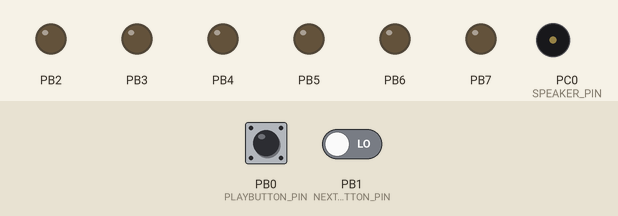
The program below on a simulated ATmega328P, built with avr-gcc and emulated at 8 MHz. Shown: output pins drawn as LEDs (lit = HIGH), buzzer (waves = sounding). The test bench sets the inputs (shaded band); at power-on: PB0 (PLAYBUTTON_PIN) LOW, PB1 (NEXTBUTTON_PIN) LOW. Pins used as bus, display or sensor lines are not drawn.

Above: at 1.2 s.
1.3 s: PB0 (PLAYBUTTON_PIN) pulled HIGH for 3.2 s
At 5.1 s:
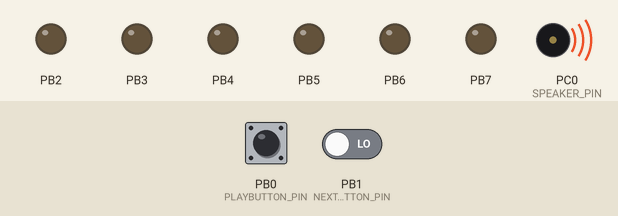
6.0 s: PB0 (PLAYBUTTON_PIN) pulled HIGH for 0.15 s
7.6 s: PB0 (PLAYBUTTON_PIN) pulled HIGH for 1 s
At 9.3 s:
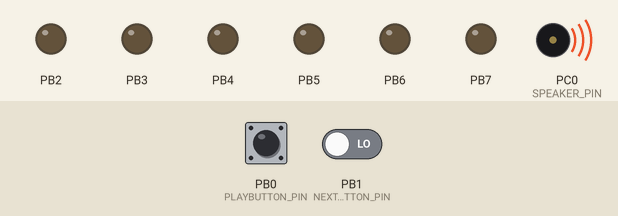
Timing chart, 0 to 16.1 s (numbered marks = the images above; inputs shaded):
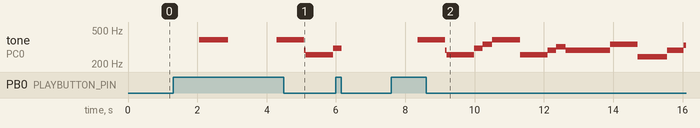

The program:

main.c
```c
/*
 * buzzer.c
 *
 * Created: 11-May-21 12:19:54 PM
 * Author : Tilan
 */

# define F_CPU 8000000UL
#include <avr/io.h>
#define __DELAY_BACKWARD_COMPATIBLE__
#include <util/delay.h>
#include "music_notations.h"
#include "Functions.h"


// number of notes of each melody notations
int sizeofgot = sizeof(GOT)/sizeof(GOT[0]);
int sizeofpirates = sizeof(Pirates)/sizeof(Pirates[0]);
int sizeofstarwars = sizeof(StarWars)/sizeof(StarWars[0]);
int sizeofcoffindance = sizeof(CoffinDance)/sizeof(CoffinDance[0]);
int sizeoftakeonme = sizeof(TakeOnMe)/sizeof(TakeOnMe[0]);

int main(void)
{
	// declaring portB pin 6 & 7 as inputs
	DDRB= 0b11111100;


	while (1)
	 {
		 // selecting the melody that want to play
		 NextMelody();
		 // check whether the play button is pressed. if so, play the selected melody
		 if ( BUTTON_PIN & (1<<PLAYBUTTON_PIN)){
			_delay_ms(debouncing_delay);
			if (selectedmelody == 0){
				 playthemelody(GOT, GOTDurations, sizeofgot);
		    }
			else if (selectedmelody == 1){
				 playthemelody(Pirates, PiratesDurations, sizeofpirates);
			}
			else if (selectedmelody == 2){
				 playthemelody(StarWars, StarWarsDurations, sizeofstarwars);
			}
			else if (selectedmelody == 3){
				 playthemelody(CoffinDance, CoffinDanceDurations, sizeofcoffindance);
		    }
			else if (selectedmelody == 4){
				 playthemelody(TakeOnMe, TakeOnMeDurations, sizeoftakeonme);
			}
		}
	}
}
```

Functions.h
```c
/*
 * IncFile1.h
 *
 * Created: 23-May-21 11:55:14 AM
 *  Author: Acer
 */


#ifndef INCFILE1_H_
#define INCFILE1_H_

// time delay for get rid of bouncing effect
int debouncing_delay = 700;

// this variable helps to find the index of a melody
int playing=0;

// index of the currently selected melody
int selectedmelody=0;

// speaker is connected to the port c pin 0
#define SPEAKER_PORT PORTC
#define SPEAKER_DDR DDRC
#define SPEAKER_PIN 0

// two buttons are connected to the portB pin 0 & 1. one button is for play/stop the melody. other one is for select the melody
#define BUTTON_PIN PINB
#define PLAYBUTTON_PIN 0
#define STOPBUTTON_PIN 0
#define NEXTBUTTON_PIN 1

// function to generate sound using square waves
void playthenote(float frequency, float duration)
{
	long int i,cycles;
	float half_period;
	float period;

	// "period" is the wavelength calculated from frequency using the formula "period" = 1 / f.
	// We output 5 V for a length of time determined by half period (period/2), and then output 0 V, for the same length of time.

	if (frequency != 0){
		period=(1/frequency)*1000;  // period in mile seconds
		cycles=duration/period;
		half_period = period/2;

		SPEAKER_DDR |= (1 << SPEAKER_PIN);

		for (i=0;i<cycles;i++)
		{
			_delay_ms(half_period);
			SPEAKER_PORT |= (1 << SPEAKER_PIN);
			_delay_ms(half_period);
			SPEAKER_PORT &= ~(1 << SPEAKER_PIN);
		}
	}
	else {
		_delay_ms(duration);   // rest
	}

	return;
}

// function to select a melody
void NextMelody()
{
	// check whether the next button is pressed. if so, find the index of the melody
	// index(selectedmelody)    |            melody
	//         0                |   GOT
	//         1                |   Pirates of The Caribbean theme
	//         2                |   Star wars
	//         3                |   Coffin Dance
	//         4                |   Take On Me
	if ( BUTTON_PIN & (1<<NEXTBUTTON_PIN)){
		_delay_ms(debouncing_delay);
		playing += 1;
		selectedmelody = playing % 5;
	}
}

// function to play the selected melody
void playthemelody(int Melody[], int MelodyDuration[], int size)
{
	// melody will play until the stop button is pressed.
	int still_playing = 1;
	while(still_playing){
		for (int x=0; x<size; x++){
			playthenote(Melody[x],MelodyDuration[x]);
			_delay_us(MelodyDuration[x]);
			// check whether the stop button is pressed. if so, stop the melody
			if ( BUTTON_PIN & (1<<STOPBUTTON_PIN)){
				_delay_ms(debouncing_delay);
				still_playing = 0;
				break;
			}
		}
	}
}


#endif /* INCFILE1_H_ */
```

music_notations.h
```c
/*
 * music_notations.h
 *
 * Created: 19-May-21 10:15:56 AM
 *  Author: Acer
 */


#ifndef MUSIC_NOTATIONS_H_
#define MUSIC_NOTATIONS_H_

// Notes and their frequencies
#define NOTE_B0  31
#define NOTE_C1  33
#define NOTE_CS1 35
#define NOTE_D1  37
#define NOTE_DS1 39
#define NOTE_E1  41
#define NOTE_F1  44
#define NOTE_FS1 46
#define NOTE_G1  49
#define NOTE_GS1 52
#define NOTE_A1  55
#define NOTE_AS1 58
#define NOTE_B1  62
#define NOTE_C2  65
#define NOTE_CS2 69
#define NOTE_D2  73
#define NOTE_DS2 78
#define NOTE_E2  82
#define NOTE_F2  87
#define NOTE_FS2 93
#define NOTE_G2  98
#define NOTE_GS2 104
#define NOTE_A2  110
#define NOTE_AS2 117
#define NOTE_B2  123
#define NOTE_C3  131
#define NOTE_CS3 139
#define NOTE_D3  147
#define NOTE_DS3 156
#define NOTE_E3  165
#define NOTE_F3  175
#define NOTE_FS3 185
#define NOTE_G3  196
#define NOTE_GS3 208
#define NOTE_A3  220
#define NOTE_AS3 233
#define NOTE_B3  247
#define NOTE_C4  262
#define NOTE_CS4 277
#define NOTE_D4  294
#define NOTE_DS4 311
#define NOTE_E4  330
#define NOTE_F4  349
#define NOTE_FS4 370
#define NOTE_G4  392
#define NOTE_GS4 415
#define NOTE_A4  440
#define NOTE_AS4 466
#define NOTE_B4  494
#define NOTE_C5  523
#define NOTE_CS5 554
#define NOTE_D5  587
#define NOTE_DS5 622
#define NOTE_E5  659
#define NOTE_F5  698
#define NOTE_FS5 740
#define NOTE_G5  784
#define NOTE_GS5 831
#define NOTE_A5  880
#define NOTE_AS5 932
#define NOTE_B5  988
#define NOTE_C6  1047
#define NOTE_CS6 1109
#define NOTE_D6  1175
#define NOTE_DS6 1245
#define NOTE_E6  1319
#define NOTE_F6  1397
#define NOTE_FS6 1480
#define NOTE_G6  1568
#define NOTE_GS6 1661
#define NOTE_A6  1760
#define NOTE_AS6 1865
#define NOTE_B6  1976
#define NOTE_C7  2093
#define NOTE_CS7 2217
#define NOTE_D7  2349
#define NOTE_DS7 2489
#define NOTE_E7  2637
#define NOTE_F7  2794
#define NOTE_FS7 2960
#define NOTE_G7  3136
#define NOTE_GS7 3322
#define NOTE_A7  3520
#define NOTE_AS7 3729
#define NOTE_B7  3951
#define NOTE_C8  4186
#define NOTE_CS8 4435
#define NOTE_D8  4699
#define NOTE_DS8 4978

// notation for game of thrones theme and time durations of the notes
int GOT[] ={
	NOTE_G4, NOTE_C4, NOTE_DS4, NOTE_F4, NOTE_G4,NOTE_C4, NOTE_DS4, NOTE_F4, NOTE_D4,
	NOTE_F4, NOTE_AS3, NOTE_D4, NOTE_DS4, NOTE_F4, NOTE_AS3, NOTE_DS4, NOTE_D4, NOTE_C4
};

int GOTDurations[] = {
	800, 800, 250, 250, 800, 800, 250, 250, 1250, 800, 800, 250, 250, 800, 800, 250, 250, 1250
};

// notation for pirates of the Caribbean theme and time durations of the notes
int Pirates[] = {
	NOTE_E4, NOTE_G4, NOTE_A4, NOTE_A4, 0,
	NOTE_A4, NOTE_B4, NOTE_C5, NOTE_C5, 0,
	NOTE_C5, NOTE_D5, NOTE_B4, NOTE_B4, 0,
	NOTE_A4, NOTE_G4, NOTE_A4, 0,

	NOTE_E4, NOTE_G4, NOTE_A4, NOTE_A4, 0,
	NOTE_A4, NOTE_B4, NOTE_C5, NOTE_C5, 0,
	NOTE_C5, NOTE_D5, NOTE_B4, NOTE_B4, 0,
	NOTE_A4, NOTE_G4, NOTE_A4, 0,

	NOTE_E4, NOTE_G4, NOTE_A4, NOTE_A4, 0,
	NOTE_A4, NOTE_C5, NOTE_D5, NOTE_D5, 0,
	NOTE_D5, NOTE_E5, NOTE_F5, NOTE_F5, 0,
	NOTE_E5, NOTE_D5, NOTE_E5, NOTE_A4, 0,

	NOTE_A4, NOTE_B4, NOTE_C5, NOTE_C5, 0,
	NOTE_D5, NOTE_E5, NOTE_A4, 0,
	NOTE_A4, NOTE_C5, NOTE_B4, NOTE_B4, 0,
NOTE_C5, NOTE_A4, NOTE_B4, 0 };

int PiratesDurations[] = {
	125, 125, 250, 125, 125,
	125, 125, 250, 125, 125,
	125, 125, 250, 125, 125,
	125, 125, 375, 125,

	125, 125, 250, 125, 125,
	125, 125, 250, 125, 125,
	125, 125, 250, 125, 125,
	125, 125, 375, 125,

	125, 125, 250, 125, 125,
	125, 125, 250, 125, 125,
	125, 125, 250, 125, 125,
	125, 125, 125, 250, 125,

	125, 125, 250, 125, 125,
	250, 125, 250, 125,
	125, 125, 250, 125, 125,
    125, 125, 375, 375 };

// notation for star wars theme and time durations of the notes
int StarWars[]={
	NOTE_A4,NOTE_A4,NOTE_A4,NOTE_F4,NOTE_C5,NOTE_A4,NOTE_F4,NOTE_C5,NOTE_A4,0,
	NOTE_E5,NOTE_E5,NOTE_E5,NOTE_F5,NOTE_C5,NOTE_GS4,NOTE_F4,NOTE_C5,NOTE_A4,0,
	NOTE_A5,NOTE_A4,NOTE_A4,NOTE_A5,NOTE_GS5,NOTE_G5,NOTE_FS5,NOTE_F5,NOTE_FS5,0,
	NOTE_AS4,NOTE_DS5,NOTE_D5,NOTE_CS5,NOTE_C5,NOTE_D4,NOTE_C5,0
};

int StarWarsDurations[]={
	500, 500, 500, 350, 150, 500, 350, 150, 650, 500, 500, 500, 500,
	350, 150, 500, 350, 150, 650, 500, 500, 300, 150, 500, 325, 175,
	125, 125, 250, 375, 250, 500, 325, 175, 125, 125, 250, 500
};

// notation for coffin dance and time durations of the notes
int CoffinDance[] = {
	NOTE_AS4, NOTE_AS4, NOTE_AS4, NOTE_AS4,
	NOTE_AS4, NOTE_AS4, NOTE_AS4, NOTE_AS4,
	NOTE_D5, NOTE_D5, NOTE_D5, NOTE_D5,
	NOTE_C5, NOTE_C5, NOTE_C5, NOTE_C5,
	NOTE_F5, NOTE_F5, NOTE_F5, NOTE_F5,
	NOTE_G5, NOTE_G5, NOTE_G5, NOTE_G5,
	NOTE_G5, NOTE_G5, NOTE_G5, NOTE_G5,
	NOTE_G5, NOTE_G5, NOTE_G5, NOTE_G5,
	NOTE_C5, NOTE_AS4, NOTE_A4, NOTE_F4,
	NOTE_G4, 0, NOTE_G4, NOTE_D5,
	NOTE_C5, 0, NOTE_AS4, 0,
	NOTE_A4, 0, NOTE_A4, NOTE_A4,
	NOTE_C5, 0, NOTE_AS4, NOTE_A4,
	NOTE_G4,0, NOTE_G4, NOTE_AS5,
	NOTE_A5, NOTE_AS5, NOTE_A5, NOTE_AS5,
	NOTE_G4,0, NOTE_G4, NOTE_AS5,
	NOTE_A5, NOTE_AS5, NOTE_A5, NOTE_AS5,
	NOTE_G4, 0, NOTE_G4, NOTE_D5,
	NOTE_C5, 0, NOTE_AS4, 0,
	NOTE_A4, 0, NOTE_A4, NOTE_A4,
	NOTE_C5, 0, NOTE_AS4, NOTE_A4,
	NOTE_G4,0, NOTE_G4, NOTE_AS5,
	NOTE_A5, NOTE_AS5, NOTE_A5, NOTE_AS5,
	NOTE_G4,0, NOTE_G4, NOTE_AS5,
	NOTE_A5, NOTE_AS5, NOTE_A5, NOTE_AS5
};

int CoffinDanceDurations[] = {
	187,187,187,187,
	187,187,187,187,
	187,187,187,187,
	187,187,187,187,
	187,187,187,187,
	187,187,187,187,
	187,187,187,187,
	187,187,187,187,
	187,187,187,187,
	187,187,187,187,
	187,187,187,187,
	187,187,187,187,
	187,187,187,187,
	187,187,187,187,
	187,187,187,187,
	187,187,187,187,
	187,187,187,187,
	187,187,187,187,
	187,187,187,187,
	187,187,187,187,
	187,187,187,187,
	187,187,187,187,
	187,187,187,187,
	187,187,187,187,
	187,187,187,187,
};

// notation for take on me and time durations of the notes
int TakeOnMe[] = {
	NOTE_FS5, NOTE_FS5, NOTE_D5, NOTE_B4, NOTE_B4, NOTE_E5,
	NOTE_E5, NOTE_E5, NOTE_GS5, NOTE_GS5, NOTE_A5, NOTE_B5,
	NOTE_A5, NOTE_A5, NOTE_A5, NOTE_E5, NOTE_D5, NOTE_FS5,
	NOTE_FS5, NOTE_FS5, NOTE_E5, NOTE_E5, NOTE_FS5, NOTE_E5
};

int TakeOnMeDurations[] = {
	125, 125, 125, 250, 250, 250,
	250, 200, 125, 125, 125, 125,
	125, 125, 125, 250, 250, 250,
	250, 200, 125, 125, 125, 125
};

#endif /* MUSIC_NOTATIONS_H_ */
```

Measured:
- after the input at 1.3 s, tone on PC0 (SPEAKER_PIN): plays 382 Hz for 0.84 s, 382 Hz for 0.80 s, 289 Hz for 0.04 s, 258 Hz for 0.80 s, 305 Hz for 0.07 s, starting after 0.75 s
- after the input at 7.6 s, tone on PC0 (SPEAKER_PIN): plays 382 Hz for 0.80 s, 289 Hz for 0.04 s, 258 Hz for 0.80 s, 305 Hz for 0.24 s, 341 Hz for 0.28 s, 382 Hz for 0.80 s … (14 notes in this stretch), starting after 0.75 s
